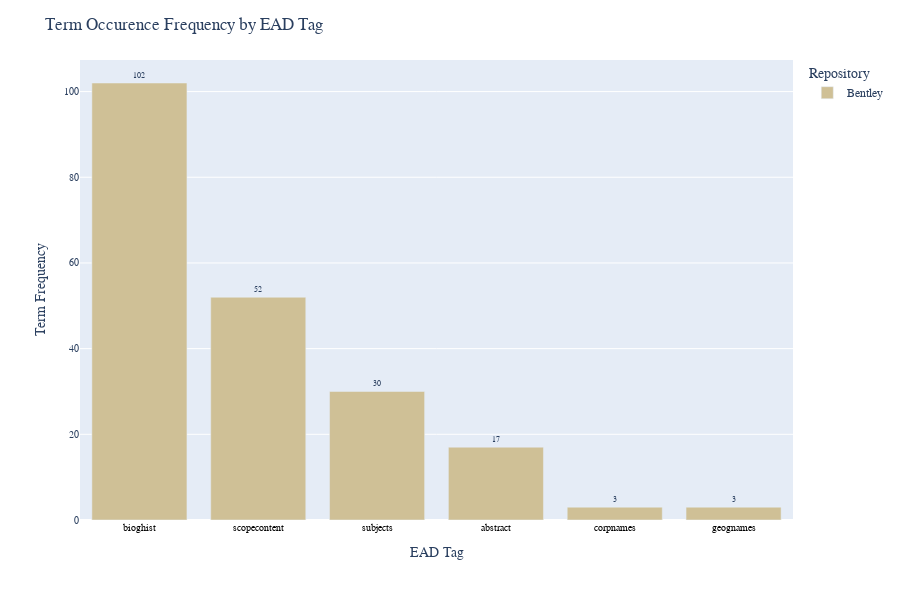
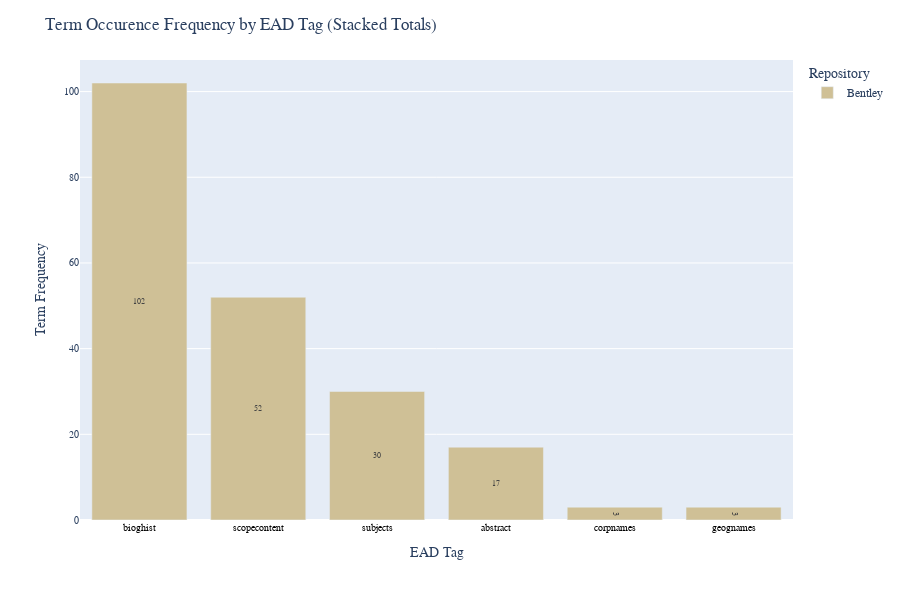

The cell these charts' notebook holds for them, in order:
### Markdown cell above
The horizontal bar chart seems more well-suited to displaying occurences
of the terms, since the terms are easier to read in this orientation.

## Visualization: Occurence by EAD tag/element

This section of the script helps identify the EAD (Encoded Archival Description) elements with the highest occurrences of the specified harmful terms.

The function `calculate_element_frequency(df, df_name)` is used to calculate the sum of matched terms for each subsection in a DataFrame. The results are sorted in descending order and returned as a DataFrame with columns `Subsection`, `harmful_terms_frequency`, and `Source`.

This function is applied to each DataFrame in matched_results, and the results are concatenated into a single DataFrame, `all_element_frequencies`.

Finally, a grouped bar chart is created to visualize the frequency of terms across different subsections and sources.

In the chart, the x-axis represents the subsections, the y-axis shows the frequency of harmful terms, and different colors distinguish between sources. The `barmode='group'` setting places the bars side by side for easier comparison between sources.

### Code cell
def calculate_element_frequency(df, df_name):
    element_counts = df.groupby('Matched_From')['Matched_Times'].sum()
    element_counts_sorted = element_counts.sort_values(ascending=False)
    df_element_counts = pd.DataFrame(list(element_counts_sorted.items()), columns=['Subsection', 'harmful_terms_frequency'])
    df_element_counts['Source'] = df_name  # Indicate the source dataframe
    return df_element_counts

# Use the function for each dataframes
element_frequencies_list = [calculate_element_frequency(df, name) for name, df in matched_results.items()]

# Concatenate all element frequencies
all_element_frequencies = pd.concat(element_frequencies_list)

# Show the DataFrame
print("Element frequencies across all file pools:")
display(all_element_frequencies)

# Set colors
colors = {'Bentley': '#CFC096', 'Clements': '#A5A508', 'SCRC': '#FFCB05'}

# Visualization
fig = px.bar(all_element_frequencies, x='Subsection', y='harmful_terms_frequency', color='Source', 
             text='harmful_terms_frequency', barmode='group',
             labels={'Subsection':'EAD Tag','Source':'Repository'},
             color_discrete_map=colors)
fig.update_traces(textposition='outside', textfont=dict(family='Arial',size=8))
fig.update_layout(title_text="Term Occurence Frequency by EAD Tag", yaxis_title="Term Frequency", height=600,
                  font_family=global_font_info['font_family'])
fig.update_yaxes(tickfont=dict(family='Arial', size=10))
fig.update_xaxes(tickangle=0, tickfont=dict(family='Arial', color='black', size=10))
fig.show()
pio.write_image(fig, 'element_frequency_across_dfs.png', scale=5)

# Visualization Variation: Stacked bars
fig = px.bar(all_element_frequencies, x='Subsection', y='harmful_terms_frequency', color='Source', 
             text='harmful_terms_frequency', barmode='stack',
             labels={'Subsection':'EAD Tag','Source':'Repository'},
             color_discrete_map=colors)
fig.update_traces(textposition='inside', insidetextanchor='middle', textfont=dict(family='Arial',size=8))
fig.update_layout(title_text="Term Occurence Frequency by EAD Tag (Stacked Totals)", yaxis_title="Term Frequency", height=600,
                  font_family=global_font_info['font_family'])
fig.update_yaxes(tickfont=dict(family='Arial', size=10))
fig.update_xaxes(tickangle=0, tickfont=dict(family='Arial', color='black', size=10))
fig.show()
pio.write_image(fig, 'element_frequency_across_dfs_stacked.png', scale=5)

### Figure 1 — Plotly figure (JSON) as saved in the notebook; plotly's stock layout.template omitted (floating-point values rounded to 4 significant figures)
{"data": [{"alignmentgroup": "True", "hovertemplate": "Repository=Bentley<br>EAD Tag=%{x}<br>harmful_terms_frequency=%{text}<extra></extra>", "legendgroup": "Bentley", "marker": {"color": "#CFC096", "pattern": {"shape": ""}}, "name": "Bentley", "offsetgroup": "Bentley", "orientation": "v", "showlegend": true, "text": [102, 52, 30, 17, 3, 3], "textfont": {"family": "Arial", "size": 8}, "textposition": "outside", "type": "bar", "x": ["bioghist", "scopecontent", "subjects", "abstract", "corpnames", "geognames"], "xaxis": "x", "y": [102, 52, 30, 17, 3, 3], "yaxis": "y"}], "layout": {"barmode": "group", "font": {"family": "Georgia"}, "height": 600, "legend": {"title": {"text": "Repository"}, "tracegroupgap": 0}, "margin": {"t": 60}, "title": {"text": "Term Occurence Frequency by EAD Tag"}, "xaxis": {"anchor": "y", "domain": [0, 1], "tickangle": 0, "tickfont": {"color": "black", "family": "Arial", "size": 10}, "title": {"text": "EAD Tag"}}, "yaxis": {"anchor": "x", "domain": [0, 1], "tickfont": {"family": "Arial", "size": 10}, "title": {"text": "Term Frequency"}}}}

### Figure 2 — Plotly figure (JSON) as saved in the notebook; plotly's stock layout.template omitted (floating-point values rounded to 4 significant figures)
{"data": [{"alignmentgroup": "True", "hovertemplate": "Repository=Bentley<br>EAD Tag=%{x}<br>harmful_terms_frequency=%{text}<extra></extra>", "insidetextanchor": "middle", "legendgroup": "Bentley", "marker": {"color": "#CFC096", "pattern": {"shape": ""}}, "name": "Bentley", "offsetgroup": "Bentley", "orientation": "v", "showlegend": true, "text": [102, 52, 30, 17, 3, 3], "textfont": {"family": "Arial", "size": 8}, "textposition": "inside", "type": "bar", "x": ["bioghist", "scopecontent", "subjects", "abstract", "corpnames", "geognames"], "xaxis": "x", "y": [102, 52, 30, 17, 3, 3], "yaxis": "y"}], "layout": {"barmode": "stack", "font": {"family": "Georgia"}, "height": 600, "legend": {"title": {"text": "Repository"}, "tracegroupgap": 0}, "margin": {"t": 60}, "title": {"text": "Term Occurence Frequency by EAD Tag (Stacked Totals)"}, "xaxis": {"anchor": "y", "domain": [0, 1], "tickangle": 0, "tickfont": {"color": "black", "family": "Arial", "size": 10}, "title": {"text": "EAD Tag"}}, "yaxis": {"anchor": "x", "domain": [0, 1], "tickfont": {"family": "Arial", "size": 10}, "title": {"text": "Term Frequency"}}}}
